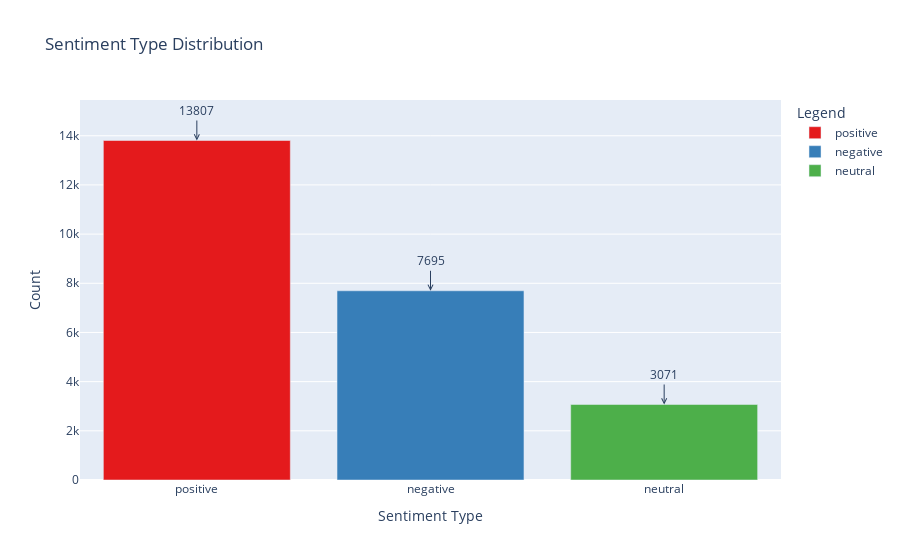

The cell this chart's notebook holds for it:
### Code cell
type_counts = data['Sentiment'].value_counts()


colors = px.colors.qualitative.Set1[:len(content_type_counts)]

# Create a bar chart using Plotly Express with different colors
fig = px.bar(
    x=type_counts.index,
    y=type_counts.values,
    labels={'y': 'Count', 'x': 'Sentiment Type'},
    color=type_counts.index,  
    color_discrete_map={ctype: color for ctype, color in zip(type_counts.index, colors)},  # Assign custom colors
    title='Sentiment Type Distribution',
)

# Add a legend
fig.update_layout(legend=dict(title=dict(text='Legend')))

for i, count in enumerate(type_counts.values):
    fig.add_annotation(
        x=type_counts.index[i],
        y=count,
        text=str(count),
        showarrow=True,
        arrowhead=5,
        ax=0,
        ay=-30,
    )

# Show the plot
fig.show()

### Figure 1 — Plotly figure (JSON) as saved in the notebook; plotly's stock layout.template omitted (floating-point values rounded to 4 significant figures)
{"data": [{"alignmentgroup": "True", "hovertemplate": "color=positive<br>Sentiment Type=%{x}<br>Count=%{y}<extra></extra>", "legendgroup": "positive", "marker": {"color": "rgb(228,26,28)", "pattern": {"shape": ""}}, "name": "positive", "offsetgroup": "positive", "orientation": "v", "showlegend": true, "textposition": "auto", "type": "bar", "x": ["positive"], "xaxis": "x", "y": [13807], "yaxis": "y"}, {"alignmentgroup": "True", "hovertemplate": "color=negative<br>Sentiment Type=%{x}<br>Count=%{y}<extra></extra>", "legendgroup": "negative", "marker": {"color": "rgb(55,126,184)", "pattern": {"shape": ""}}, "name": "negative", "offsetgroup": "negative", "orientation": "v", "showlegend": true, "textposition": "auto", "type": "bar", "x": ["negative"], "xaxis": "x", "y": [7695], "yaxis": "y"}, {"alignmentgroup": "True", "hovertemplate": "color=neutral<br>Sentiment Type=%{x}<br>Count=%{y}<extra></extra>", "legendgroup": "neutral", "marker": {"color": "rgb(77,175,74)", "pattern": {"shape": ""}}, "name": "neutral", "offsetgroup": "neutral", "orientation": "v", "showlegend": true, "textposition": "auto", "type": "bar", "x": ["neutral"], "xaxis": "x", "y": [3071], "yaxis": "y"}], "layout": {"annotations": [{"arrowhead": 5, "ax": 0, "ay": -30, "showarrow": true, "text": "13807", "x": "positive", "y": 13807}, {"arrowhead": 5, "ax": 0, "ay": -30, "showarrow": true, "text": "7695", "x": "negative", "y": 7695}, {"arrowhead": 5, "ax": 0, "ay": -30, "showarrow": true, "text": "3071", "x": "neutral", "y": 3071}], "barmode": "relative", "legend": {"title": {"text": "Legend"}, "tracegroupgap": 0}, "title": {"text": "Sentiment Type Distribution"}, "xaxis": {"anchor": "y", "domain": [0, 1], "title": {"text": "Sentiment Type"}}, "yaxis": {"anchor": "x", "domain": [0, 1], "title": {"text": "Count"}}}}
